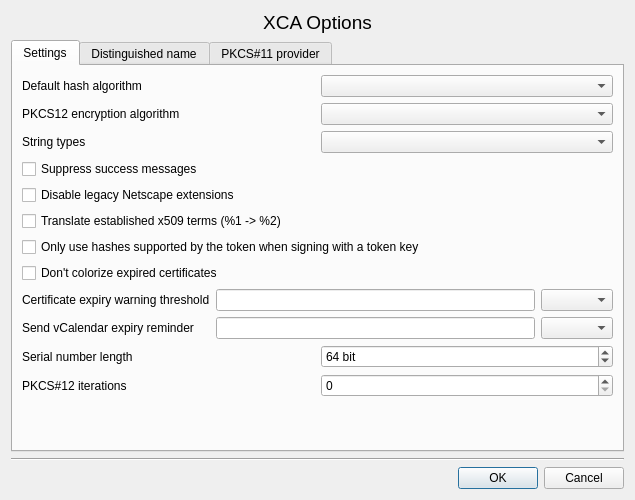
<?xml version="1.0" encoding="UTF-8"?>
<ui version="4.0">
 <class>Options</class>
 <widget class="QDialog" name="Options">
  <property name="geometry">
   <rect>
    <x>0</x>
    <y>0</y>
    <width>635</width>
    <height>500</height>
   </rect>
  </property>
  <layout class="QVBoxLayout" name="verticalLayout_3">
   <item>
    <widget class="QLabel" name="TextLabel1">
     <property name="font">
      <font>
       <family>Arial</family>
       <pointsize>14</pointsize>
       <weight>50</weight>
       <italic>false</italic>
       <bold>false</bold>
       <underline>false</underline>
       <strikeout>false</strikeout>
      </font>
     </property>
     <property name="text">
      <string>XCA Options</string>
     </property>
     <property name="alignment">
      <set>Qt::AlignCenter</set>
     </property>
    </widget>
   </item>
   <item>
    <widget class="QTabWidget" name="tabWidget">
     <property name="currentIndex">
      <number>0</number>
     </property>
     <widget class="QWidget" name="tab">
      <attribute name="title">
       <string>Settings</string>
      </attribute>
      <layout class="QVBoxLayout" name="verticalLayout_6">
       <item>
        <layout class="QHBoxLayout">
         <item>
          <widget class="QLabel" name="label_3">
           <property name="text">
            <string>Default hash algorithm</string>
           </property>
          </widget>
         </item>
         <item>
          <widget class="hashBox" name="hashAlgo"/>
         </item>
        </layout>
       </item>
       <item>
        <layout class="QHBoxLayout" name="horizontalLayout_5">
         <item>
          <widget class="QLabel" name="label_6">
           <property name="text">
            <string>PKCS12 encryption algorithm</string>
           </property>
          </widget>
         </item>
         <item>
          <widget class="pkcs12EncBox" name="pkcs12EncAlgo"/>
         </item>
        </layout>
       </item>
       <item>
        <layout class="QHBoxLayout">
         <item>
          <widget class="QLabel" name="label">
           <property name="text">
            <string>String types</string>
           </property>
          </widget>
         </item>
         <item>
          <widget class="QComboBox" name="mbstring"/>
         </item>
        </layout>
       </item>
       <item>
        <widget class="QCheckBox" name="suppress">
         <property name="text">
          <string>Suppress success messages</string>
         </property>
        </widget>
       </item>
       <item>
        <widget class="QCheckBox" name="disableNetscape">
         <property name="text">
          <string>Disable legacy Netscape extensions</string>
         </property>
        </widget>
       </item>
       <item>
        <widget class="QCheckBox" name="transDnEntries">
         <property name="text">
          <string>Translate established x509 terms (%1 -&gt; %2)</string>
         </property>
        </widget>
       </item>
       <item>
        <widget class="QCheckBox" name="onlyTokenHashes">
         <property name="toolTip">
          <string>The hashing functionality of the token is not used by XCA.
It may however honor a restricted hash-set propagated by the token.
Especially EC and DSA are only defined with SHA1 in the PKCS#11 specification.</string>
         </property>
         <property name="text">
          <string>Only use hashes supported by the token when signing with a token key</string>
         </property>
        </widget>
       </item>
       <item>
        <widget class="QCheckBox" name="noColorize">
         <property name="text">
          <string>Don't colorize expired certificates</string>
         </property>
        </widget>
       </item>
       <item>
        <layout class="QGridLayout" name="gridLayout">
         <property name="sizeConstraint">
          <enum>QLayout::SetDefaultConstraint</enum>
         </property>
         <item row="0" column="0" colspan="2">
          <widget class="QLabel" name="label_2">
           <property name="sizePolicy">
            <sizepolicy hsizetype="Preferred" vsizetype="Preferred">
             <horstretch>0</horstretch>
             <verstretch>0</verstretch>
            </sizepolicy>
           </property>
           <property name="text">
            <string>Certificate expiry warning threshold</string>
           </property>
          </widget>
         </item>
         <item row="0" column="2">
          <widget class="QLineEdit" name="cert_expiry_num"/>
         </item>
         <item row="0" column="3">
          <widget class="focusCombo" name="cert_expiry_unit"/>
         </item>
         <item row="1" column="3">
          <widget class="focusCombo" name="ical_expiry_unit"/>
         </item>
         <item row="1" column="2">
          <widget class="QLineEdit" name="ical_expiry_num"/>
         </item>
         <item row="1" column="0" colspan="2">
          <widget class="QLabel" name="label_4">
           <property name="text">
            <string>Send vCalendar expiry reminder</string>
           </property>
          </widget>
         </item>
        </layout>
       </item>
       <item>
        <layout class="QHBoxLayout" name="horizontalLayout_4">
         <item>
          <widget class="QLabel" name="label_5">
           <property name="text">
            <string>Serial number length</string>
           </property>
          </widget>
         </item>
         <item>
          <widget class="QSpinBox" name="serial_len">
           <property name="suffix">
            <string> bit</string>
           </property>
           <property name="minimum">
            <number>8</number>
           </property>
           <property name="maximum">
            <number>256</number>
           </property>
           <property name="singleStep">
            <number>8</number>
           </property>
           <property name="value">
            <number>64</number>
           </property>
          </widget>
         </item>
        </layout>
       </item>
       <item>
        <layout class="QHBoxLayout" name="pkcs12IterationsLayout">
         <item>
          <widget class="QLabel" name="pkcs12IterationsLabel">
           <property name="text">
            <string>PKCS#12 iterations</string>
           </property>
           <property name="buddy">
            <cstring>pkcs12Iterations</cstring>
           </property>
          </widget>
         </item>
         <item>
          <widget class="QSpinBox" name="pkcs12Iterations">
           <property name="toolTip">
            <string>PBKDF2 iterations of the encryption and the MAC of a PKCS#12 export (not for the legacy algorithms)</string>
           </property>
          </widget>
         </item>
        </layout>
       </item>
       <item>
        <spacer name="verticalSpacer_2">
         <property name="orientation">
          <enum>Qt::Vertical</enum>
         </property>
         <property name="sizeHint" stdset="0">
          <size>
           <width>20</width>
           <height>241</height>
          </size>
         </property>
        </spacer>
       </item>
      </layout>
     </widget>
     <widget class="QWidget" name="tab_2">
      <attribute name="title">
       <string>Distinguished name</string>
      </attribute>
      <layout class="QVBoxLayout" name="verticalLayout_5">
       <item>
        <widget class="QGroupBox" name="groupBox">
         <property name="title">
          <string>Mandatory subject entries</string>
         </property>
         <layout class="QHBoxLayout" name="horizontalLayout">
          <item>
           <layout class="QVBoxLayout">
            <item>
             <widget class="QComboBox" name="extDNobj"/>
            </item>
            <item>
             <widget class="QListWidget" name="extDNlist"/>
            </item>
           </layout>
          </item>
          <item>
           <layout class="QVBoxLayout" name="verticalLayout_2">
            <item>
             <widget class="QPushButton" name="extDNadd">
              <property name="text">
               <string>Add</string>
              </property>
             </widget>
            </item>
            <item>
             <widget class="QPushButton" name="extDNdel">
              <property name="text">
               <string>Delete</string>
              </property>
             </widget>
            </item>
            <item>
             <spacer>
              <property name="orientation">
               <enum>Qt::Vertical</enum>
              </property>
              <property name="sizeHint" stdset="0">
               <size>
                <width>20</width>
                <height>40</height>
               </size>
              </property>
             </spacer>
            </item>
           </layout>
          </item>
         </layout>
        </widget>
       </item>
       <item>
        <widget class="QGroupBox" name="groupBox_2">
         <property name="title">
          <string>Explicit subject entries</string>
         </property>
         <layout class="QHBoxLayout" name="horizontalLayout_3">
          <item>
           <layout class="QVBoxLayout" name="_2">
            <item>
             <widget class="QComboBox" name="expDNobj"/>
            </item>
            <item>
             <widget class="QListWidget" name="expDNlist">
              <property name="dragDropMode">
               <enum>QAbstractItemView::InternalMove</enum>
              </property>
             </widget>
            </item>
            <item>
             <widget class="QCheckBox" name="adapt_explicit_subj">
              <property name="text">
               <string>Dynamically arrange explicit subject entries</string>
              </property>
             </widget>
            </item>
           </layout>
          </item>
          <item>
           <layout class="QVBoxLayout" name="verticalLayout_4">
            <item>
             <widget class="QPushButton" name="expDNadd">
              <property name="text">
               <string>Add</string>
              </property>
             </widget>
            </item>
            <item>
             <widget class="QPushButton" name="expDNdel">
              <property name="text">
               <string>Delete</string>
              </property>
             </widget>
            </item>
            <item>
             <widget class="QPushButton" name="expDNdefault">
              <property name="text">
               <string>Default</string>
              </property>
             </widget>
            </item>
            <item>
             <spacer>
              <property name="orientation">
               <enum>Qt::Vertical</enum>
              </property>
              <property name="sizeHint" stdset="0">
               <size>
                <width>20</width>
                <height>18</height>
               </size>
              </property>
             </spacer>
            </item>
           </layout>
          </item>
         </layout>
        </widget>
       </item>
      </layout>
     </widget>
     <widget class="QWidget" name="tab_3">
      <attribute name="title">
       <string>PKCS#11 provider</string>
      </attribute>
      <layout class="QHBoxLayout" name="horizontalLayout_2">
       <item>
        <widget class="QListView" name="pkcs11List">
         <property name="dragEnabled">
          <bool>true</bool>
         </property>
         <property name="acceptDrops">
          <bool>true</bool>
         </property>
         <property name="dragDropOverwriteMode">
          <bool>false</bool>
         </property>
         <property name="dragDropMode">
          <enum>QAbstractItemView::InternalMove</enum>
         </property>
         <property name="selectionBehavior">
          <enum>QAbstractItemView::SelectRows</enum>
         </property>
         <property name="movement">
          <enum>QListView::Snap</enum>
         </property>
         <property name="resizeMode">
          <enum>QListView::Adjust</enum>
         </property>
         <property name="uniformItemSizes">
          <bool>true</bool>
         </property>
        </widget>
       </item>
       <item>
        <layout class="QVBoxLayout" name="verticalLayout">
         <item>
          <widget class="QPushButton" name="addButton">
           <property name="sizePolicy">
            <sizepolicy hsizetype="Minimum" vsizetype="Fixed">
             <horstretch>0</horstretch>
             <verstretch>0</verstretch>
            </sizepolicy>
           </property>
           <property name="text">
            <string>Add</string>
           </property>
          </widget>
         </item>
         <item>
          <widget class="QPushButton" name="removeButton">
           <property name="sizePolicy">
            <sizepolicy hsizetype="Minimum" vsizetype="Fixed">
             <horstretch>0</horstretch>
             <verstretch>0</verstretch>
            </sizepolicy>
           </property>
           <property name="text">
            <string>Remove</string>
           </property>
          </widget>
         </item>
         <item>
          <widget class="QPushButton" name="searchPkcs11">
           <property name="text">
            <string>Search</string>
           </property>
          </widget>
         </item>
         <item>
          <spacer name="verticalSpacer">
           <property name="orientation">
            <enum>Qt::Vertical</enum>
           </property>
           <property name="sizeHint" stdset="0">
            <size>
             <width>77</width>
             <height>17</height>
            </size>
           </property>
          </spacer>
         </item>
        </layout>
       </item>
      </layout>
     </widget>
    </widget>
   </item>
   <item>
    <widget class="Line" name="line">
     <property name="orientation">
      <enum>Qt::Horizontal</enum>
     </property>
    </widget>
   </item>
   <item>
    <widget class="QDialogButtonBox" name="buttonBox">
     <property name="standardButtons">
      <set>QDialogButtonBox::Cancel|QDialogButtonBox::Ok</set>
     </property>
    </widget>
   </item>
  </layout>
 </widget>
 <customwidgets>
  <customwidget>
   <class>focusCombo</class>
   <extends>QComboBox</extends>
   <header>widgets/FocusCombo.h</header>
  </customwidget>
  <customwidget>
   <class>hashBox</class>
   <extends>QComboBox</extends>
   <header>widgets/hashBox.h</header>
  </customwidget>
  <customwidget>
   <class>pkcs12EncBox</class>
   <extends>QComboBox</extends>
   <header>widgets/pkcs12EncBox.h</header>
  </customwidget>
 </customwidgets>
 <tabstops>
  <tabstop>hashAlgo</tabstop>
 </tabstops>
 <resources/>
 <connections>
  <connection>
   <sender>buttonBox</sender>
   <signal>accepted()</signal>
   <receiver>Options</receiver>
   <slot>accept()</slot>
   <hints>
    <hint type="sourcelabel">
     <x>376</x>
     <y>495</y>
    </hint>
    <hint type="destinationlabel">
     <x>109</x>
     <y>380</y>
    </hint>
   </hints>
  </connection>
  <connection>
   <sender>buttonBox</sender>
   <signal>rejected()</signal>
   <receiver>Options</receiver>
   <slot>reject()</slot>
   <hints>
    <hint type="sourcelabel">
     <x>453</x>
     <y>495</y>
    </hint>
    <hint type="destinationlabel">
     <x>194</x>
     <y>374</y>
    </hint>
   </hints>
  </connection>
  <connection>
   <sender>noColorize</sender>
   <signal>toggled(bool)</signal>
   <receiver>cert_expiry_num</receiver>
   <slot>setDisabled(bool)</slot>
   <hints>
    <hint type="sourcelabel">
     <x>139</x>
     <y>241</y>
    </hint>
    <hint type="destinationlabel">
     <x>333</x>
     <y>267</y>
    </hint>
   </hints>
  </connection>
  <connection>
   <sender>noColorize</sender>
   <signal>toggled(bool)</signal>
   <receiver>cert_expiry_unit</receiver>
   <slot>setDisabled(bool)</slot>
   <hints>
    <hint type="sourcelabel">
     <x>448</x>
     <y>242</y>
    </hint>
    <hint type="destinationlabel">
     <x>529</x>
     <y>266</y>
    </hint>
   </hints>
  </connection>
 </connections>
</ui>
